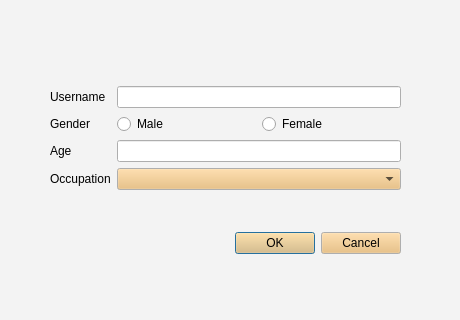
<?xml version="1.0" encoding="UTF-8"?>
<ui version="4.0">
 <class>NewUserDialog</class>
 <widget class="QDialog" name="NewUserDialog">
  <property name="geometry">
   <rect>
    <x>0</x>
    <y>0</y>
    <width>460</width>
    <height>320</height>
   </rect>
  </property>
  <property name="palette">
   <palette>
    <active>
     <colorrole role="WindowText">
      <brush brushstyle="SolidPattern">
       <color alpha="255">
        <red>0</red>
        <green>0</green>
        <blue>0</blue>
       </color>
      </brush>
     </colorrole>
     <colorrole role="Button">
      <brush brushstyle="SolidPattern">
       <color alpha="255">
        <red>233</red>
        <green>185</green>
        <blue>110</blue>
       </color>
      </brush>
     </colorrole>
     <colorrole role="Light">
      <brush brushstyle="SolidPattern">
       <color alpha="255">
        <red>255</red>
        <green>240</green>
        <blue>215</blue>
       </color>
      </brush>
     </colorrole>
     <colorrole role="Midlight">
      <brush brushstyle="SolidPattern">
       <color alpha="255">
        <red>244</red>
        <green>212</green>
        <blue>162</blue>
       </color>
      </brush>
     </colorrole>
     <colorrole role="Dark">
      <brush brushstyle="SolidPattern">
       <color alpha="255">
        <red>116</red>
        <green>92</green>
        <blue>55</blue>
       </color>
      </brush>
     </colorrole>
     <colorrole role="Mid">
      <brush brushstyle="SolidPattern">
       <color alpha="255">
        <red>155</red>
        <green>123</green>
        <blue>73</blue>
       </color>
      </brush>
     </colorrole>
     <colorrole role="Text">
      <brush brushstyle="SolidPattern">
       <color alpha="255">
        <red>0</red>
        <green>0</green>
        <blue>0</blue>
       </color>
      </brush>
     </colorrole>
     <colorrole role="BrightText">
      <brush brushstyle="SolidPattern">
       <color alpha="255">
        <red>255</red>
        <green>255</green>
        <blue>255</blue>
       </color>
      </brush>
     </colorrole>
     <colorrole role="ButtonText">
      <brush brushstyle="SolidPattern">
       <color alpha="255">
        <red>0</red>
        <green>0</green>
        <blue>0</blue>
       </color>
      </brush>
     </colorrole>
     <colorrole role="Base">
      <brush brushstyle="SolidPattern">
       <color alpha="255">
        <red>255</red>
        <green>255</green>
        <blue>255</blue>
       </color>
      </brush>
     </colorrole>
     <colorrole role="Window">
      <brush brushstyle="SolidPattern">
       <color alpha="255">
        <red>243</red>
        <green>243</green>
        <blue>243</blue>
       </color>
      </brush>
     </colorrole>
     <colorrole role="Shadow">
      <brush brushstyle="SolidPattern">
       <color alpha="255">
        <red>0</red>
        <green>0</green>
        <blue>0</blue>
       </color>
      </brush>
     </colorrole>
     <colorrole role="AlternateBase">
      <brush brushstyle="SolidPattern">
       <color alpha="255">
        <red>244</red>
        <green>220</green>
        <blue>182</blue>
       </color>
      </brush>
     </colorrole>
     <colorrole role="ToolTipBase">
      <brush brushstyle="SolidPattern">
       <color alpha="255">
        <red>255</red>
        <green>255</green>
        <blue>220</blue>
       </color>
      </brush>
     </colorrole>
     <colorrole role="ToolTipText">
      <brush brushstyle="SolidPattern">
       <color alpha="255">
        <red>0</red>
        <green>0</green>
        <blue>0</blue>
       </color>
      </brush>
     </colorrole>
    </active>
    <inactive>
     <colorrole role="WindowText">
      <brush brushstyle="SolidPattern">
       <color alpha="255">
        <red>0</red>
        <green>0</green>
        <blue>0</blue>
       </color>
      </brush>
     </colorrole>
     <colorrole role="Button">
      <brush brushstyle="SolidPattern">
       <color alpha="255">
        <red>233</red>
        <green>185</green>
        <blue>110</blue>
       </color>
      </brush>
     </colorrole>
     <colorrole role="Light">
      <brush brushstyle="SolidPattern">
       <color alpha="255">
        <red>255</red>
        <green>240</green>
        <blue>215</blue>
       </color>
      </brush>
     </colorrole>
     <colorrole role="Midlight">
      <brush brushstyle="SolidPattern">
       <color alpha="255">
        <red>244</red>
        <green>212</green>
        <blue>162</blue>
       </color>
      </brush>
     </colorrole>
     <colorrole role="Dark">
      <brush brushstyle="SolidPattern">
       <color alpha="255">
        <red>116</red>
        <green>92</green>
        <blue>55</blue>
       </color>
      </brush>
     </colorrole>
     <colorrole role="Mid">
      <brush brushstyle="SolidPattern">
       <color alpha="255">
        <red>155</red>
        <green>123</green>
        <blue>73</blue>
       </color>
      </brush>
     </colorrole>
     <colorrole role="Text">
      <brush brushstyle="SolidPattern">
       <color alpha="255">
        <red>0</red>
        <green>0</green>
        <blue>0</blue>
       </color>
      </brush>
     </colorrole>
     <colorrole role="BrightText">
      <brush brushstyle="SolidPattern">
       <color alpha="255">
        <red>255</red>
        <green>255</green>
        <blue>255</blue>
       </color>
      </brush>
     </colorrole>
     <colorrole role="ButtonText">
      <brush brushstyle="SolidPattern">
       <color alpha="255">
        <red>0</red>
        <green>0</green>
        <blue>0</blue>
       </color>
      </brush>
     </colorrole>
     <colorrole role="Base">
      <brush brushstyle="SolidPattern">
       <color alpha="255">
        <red>255</red>
        <green>255</green>
        <blue>255</blue>
       </color>
      </brush>
     </colorrole>
     <colorrole role="Window">
      <brush brushstyle="SolidPattern">
       <color alpha="255">
        <red>243</red>
        <green>243</green>
        <blue>243</blue>
       </color>
      </brush>
     </colorrole>
     <colorrole role="Shadow">
      <brush brushstyle="SolidPattern">
       <color alpha="255">
        <red>0</red>
        <green>0</green>
        <blue>0</blue>
       </color>
      </brush>
     </colorrole>
     <colorrole role="AlternateBase">
      <brush brushstyle="SolidPattern">
       <color alpha="255">
        <red>244</red>
        <green>220</green>
        <blue>182</blue>
       </color>
      </brush>
     </colorrole>
     <colorrole role="ToolTipBase">
      <brush brushstyle="SolidPattern">
       <color alpha="255">
        <red>255</red>
        <green>255</green>
        <blue>220</blue>
       </color>
      </brush>
     </colorrole>
     <colorrole role="ToolTipText">
      <brush brushstyle="SolidPattern">
       <color alpha="255">
        <red>0</red>
        <green>0</green>
        <blue>0</blue>
       </color>
      </brush>
     </colorrole>
    </inactive>
    <disabled>
     <colorrole role="WindowText">
      <brush brushstyle="SolidPattern">
       <color alpha="255">
        <red>116</red>
        <green>92</green>
        <blue>55</blue>
       </color>
      </brush>
     </colorrole>
     <colorrole role="Button">
      <brush brushstyle="SolidPattern">
       <color alpha="255">
        <red>233</red>
        <green>185</green>
        <blue>110</blue>
       </color>
      </brush>
     </colorrole>
     <colorrole role="Light">
      <brush brushstyle="SolidPattern">
       <color alpha="255">
        <red>255</red>
        <green>240</green>
        <blue>215</blue>
       </color>
      </brush>
     </colorrole>
     <colorrole role="Midlight">
      <brush brushstyle="SolidPattern">
       <color alpha="255">
        <red>244</red>
        <green>212</green>
        <blue>162</blue>
       </color>
      </brush>
     </colorrole>
     <colorrole role="Dark">
      <brush brushstyle="SolidPattern">
       <color alpha="255">
        <red>116</red>
        <green>92</green>
        <blue>55</blue>
       </color>
      </brush>
     </colorrole>
     <colorrole role="Mid">
      <brush brushstyle="SolidPattern">
       <color alpha="255">
        <red>155</red>
        <green>123</green>
        <blue>73</blue>
       </color>
      </brush>
     </colorrole>
     <colorrole role="Text">
      <brush brushstyle="SolidPattern">
       <color alpha="255">
        <red>116</red>
        <green>92</green>
        <blue>55</blue>
       </color>
      </brush>
     </colorrole>
     <colorrole role="BrightText">
      <brush brushstyle="SolidPattern">
       <color alpha="255">
        <red>255</red>
        <green>255</green>
        <blue>255</blue>
       </color>
      </brush>
     </colorrole>
     <colorrole role="ButtonText">
      <brush brushstyle="SolidPattern">
       <color alpha="255">
        <red>116</red>
        <green>92</green>
        <blue>55</blue>
       </color>
      </brush>
     </colorrole>
     <colorrole role="Base">
      <brush brushstyle="SolidPattern">
       <color alpha="255">
        <red>243</red>
        <green>243</green>
        <blue>243</blue>
       </color>
      </brush>
     </colorrole>
     <colorrole role="Window">
      <brush brushstyle="SolidPattern">
       <color alpha="255">
        <red>243</red>
        <green>243</green>
        <blue>243</blue>
       </color>
      </brush>
     </colorrole>
     <colorrole role="Shadow">
      <brush brushstyle="SolidPattern">
       <color alpha="255">
        <red>0</red>
        <green>0</green>
        <blue>0</blue>
       </color>
      </brush>
     </colorrole>
     <colorrole role="AlternateBase">
      <brush brushstyle="SolidPattern">
       <color alpha="255">
        <red>233</red>
        <green>185</green>
        <blue>110</blue>
       </color>
      </brush>
     </colorrole>
     <colorrole role="ToolTipBase">
      <brush brushstyle="SolidPattern">
       <color alpha="255">
        <red>255</red>
        <green>255</green>
        <blue>220</blue>
       </color>
      </brush>
     </colorrole>
     <colorrole role="ToolTipText">
      <brush brushstyle="SolidPattern">
       <color alpha="255">
        <red>0</red>
        <green>0</green>
        <blue>0</blue>
       </color>
      </brush>
     </colorrole>
    </disabled>
   </palette>
  </property>
  <property name="windowTitle">
   <string>Register a new user</string>
  </property>
  <widget class="QWidget" name="">
   <property name="geometry">
    <rect>
     <x>50</x>
     <y>50</y>
     <width>351</width>
     <height>241</height>
    </rect>
   </property>
   <layout class="QVBoxLayout" name="verticalLayout">
    <item>
     <layout class="QGridLayout" name="gridLayout">
      <item row="1" column="0">
       <widget class="QLabel" name="usernameLabel">
        <property name="text">
         <string>Username</string>
        </property>
       </widget>
      </item>
      <item row="7" column="1">
       <widget class="QLineEdit" name="ageLineEdit"/>
      </item>
      <item row="9" column="1">
       <widget class="QComboBox" name="occupationComboBox"/>
      </item>
      <item row="9" column="0">
       <widget class="QLabel" name="occupationLabel">
        <property name="text">
         <string>Occupation</string>
        </property>
       </widget>
      </item>
      <item row="7" column="0">
       <widget class="QLabel" name="ageLabel">
        <property name="text">
         <string>Age</string>
        </property>
       </widget>
      </item>
      <item row="4" column="0">
       <widget class="QLabel" name="genderLabel">
        <property name="text">
         <string>Gender</string>
        </property>
       </widget>
      </item>
      <item row="1" column="1">
       <widget class="QLineEdit" name="usernameLineEdit"/>
      </item>
      <item row="4" column="1">
       <layout class="QHBoxLayout" name="horizontalLayout">
        <item>
         <widget class="QRadioButton" name="maleRadio">
          <property name="text">
           <string>Male</string>
          </property>
         </widget>
        </item>
        <item>
         <widget class="QRadioButton" name="femaleRadio">
          <property name="text">
           <string>Female</string>
          </property>
         </widget>
        </item>
       </layout>
      </item>
     </layout>
    </item>
    <item>
     <widget class="QDialogButtonBox" name="buttonBox">
      <property name="orientation">
       <enum>Qt::Horizontal</enum>
      </property>
      <property name="standardButtons">
       <set>QDialogButtonBox::Cancel|QDialogButtonBox::Ok</set>
      </property>
     </widget>
    </item>
   </layout>
  </widget>
 </widget>
 <resources/>
 <connections>
  <connection>
   <sender>buttonBox</sender>
   <signal>accepted()</signal>
   <receiver>NewUserDialog</receiver>
   <slot>accept()</slot>
   <hints>
    <hint type="sourcelabel">
     <x>248</x>
     <y>254</y>
    </hint>
    <hint type="destinationlabel">
     <x>157</x>
     <y>274</y>
    </hint>
   </hints>
  </connection>
  <connection>
   <sender>buttonBox</sender>
   <signal>rejected()</signal>
   <receiver>NewUserDialog</receiver>
   <slot>reject()</slot>
   <hints>
    <hint type="sourcelabel">
     <x>316</x>
     <y>260</y>
    </hint>
    <hint type="destinationlabel">
     <x>286</x>
     <y>274</y>
    </hint>
   </hints>
  </connection>
 </connections>
</ui>
